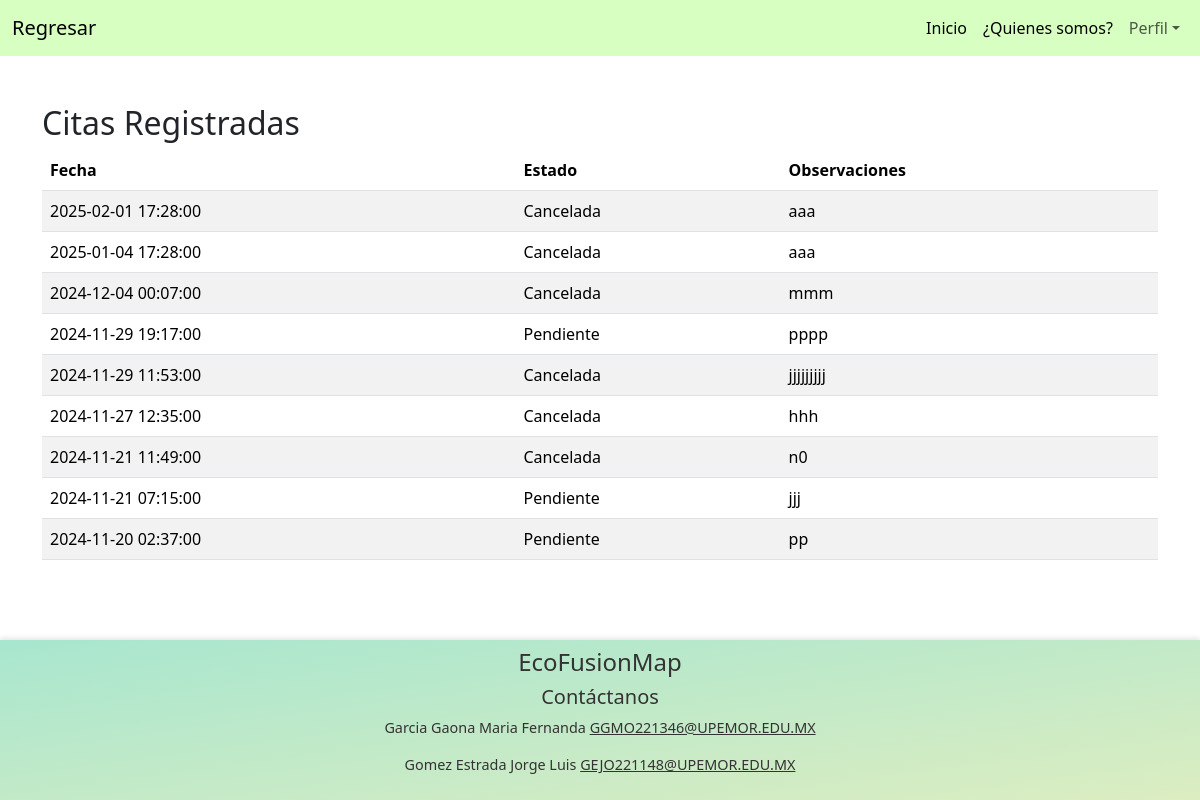
Screenshot of /Vista/Empresa/citas.php (signed in) with the database file from the repository.
### tables this page shows
CREATE TABLE `citas` (
  `id_cita` int(11) NOT NULL AUTO_INCREMENT,
  `fecha` datetime NOT NULL,
  `estado` varchar(20) NOT NULL,
  `usuarios_id_usuario` int(11) DEFAULT NULL,
  `empresas_id_empresa` int(11) DEFAULT NULL,
  `observaciones` text DEFAULT NULL,
  PRIMARY KEY (`id_cita`),
  KEY `fk_citas_usuarios` (`usuarios_id_usuario`),
  KEY `fk_citas_empresas` (`empresas_id_empresa`),
  CONSTRAINT `fk_citas_empresas` FOREIGN KEY (`empresas_id_empresa`) REFERENCES `empresas` (`id_empresa`) ON DELETE SET NULL ON UPDATE CASCADE,
  CONSTRAINT `fk_citas_usuarios` FOREIGN KEY (`usuarios_id_usuario`) REFERENCES `usuarios` (`id_usuario`) ON DELETE SET NULL ON UPDATE CASCADE
);

### Modelo/ConexionBD.php (called while the page is built, shortened)
<?php
class ConexionBD {
    public function __construct() {
        $server = "localhost";
        $username = "root";
        $password = "";
        $database = "bdEstancia";
        $this->conn = new mysqli($server, $username, $password, $database);
    }
}
?>

### Controlador/Citas/mostrar_citas.php (called while the page is built)
<?php
require_once '../../Modelo/ConexionBD.php';
class Citas {
    private $conn;
    public function __construct() {
        $conexion = new ConexionBD();
        $this->conn = $conexion->conn;
    }
    public function getCitasByEmpresa($id_empresa) {
        $query = "SELECT * FROM citas WHERE empresas_id_empresa = ? ORDER BY fecha DESC";
        $stmt = $this->conn->prepare($query);
        $stmt->bind_param("i", $id_empresa);
        $stmt->execute();
        $resultado = $stmt->get_result();
        return $resultado->fetch_all(MYSQLI_ASSOC);
    }
}

### Vista/Empresa/citas.php (the view, shortened to what this page needs)
<?php
$id_empresa = $_SESSION['empresa_id'];
require_once '../../Controlador/Citas/mostrar_citas.php';
$citas = new Citas();
$citas = $citas->getCitasByEmpresa($id_empresa);
?>
<!DOCTYPE html>
<html lang="en">
<head>
    <link rel="stylesheet" href="../style.css">
    <link href="https://cdn.jsdelivr.net/npm/bootstrap@5.3.3/dist/css/bootstrap.min.css" rel="stylesheet">
</head>
<body>
<nav class="navbar navbar-expand-lg" style="background-color: #d7ffc2;">
    <div class="container-fluid">
        <a class="navbar-brand" href="pagPrincipal.php">Regresar</a>
        <div class="collapse navbar-collapse" id="navbarSupportedContent">
            <ul class="navbar-nav ms-auto mb-2 mb-lg-0">
                <li class="nav-item"><a class="nav-link active" aria-current="page" href="pagPrincipal.php">Inicio</a></li>
                <li class="nav-item"><a class="nav-link active" aria-current="page" href="#quienes-somos">¿Quienes somos?</a></li>
                <li class="nav-item dropdown">
                    <a class="nav-link dropdown-toggle" href="#" role="button" data-bs-toggle="dropdown" aria-expanded="false">Perfil</a>
                </li>
            </ul>
        </div>
    </div>
</nav>
<div class="container mt-5">
    <h2>Citas Registradas</h2>
    <?php if (!empty($citas)): ?>
        <table class="table table-striped">
            <thead>
                <tr>
                    <th>Fecha</th>
                    <th>Estado</th>
                    <th>Observaciones</th>
                </tr>
            </thead>
            <tbody>
                <?php foreach ($citas as $cita): ?>
                    <tr>
                        <td><?php echo htmlspecialchars($cita['fecha']); ?></td>
                        <td><?php echo htmlspecialchars($cita['estado']); ?></td>
                        <td><?php echo htmlspecialchars($cita['observaciones']); ?></td>
                    </tr>
                <?php endforeach; ?>
            </tbody>
        </table>
    <?php else: ?>
        <p>No hay citas disponibles para esta empresa.</p>
    <?php endif; ?>
</div>
<footer class="text-center py-2">
    <div class="container">
      <h4>EcoFusionMap</h4>
      <h5>Contáctanos</h5>
      <p>
        Garcia Gaona Maria Fernanda
        <a href="mailto:ggmo221346@upemor.edu.mx" style="color: inherit; text-decoration: underline;">GGMO221346@UPEMOR.EDU.MX</a>
      </p>
      <p>
        Gomez Estrada Jorge Luis
        <a href="mailto:gejo221148@upemor.edu.mx" style="color: inherit; text-decoration: underline;">GEJO221148@UPEMOR.EDU.MX</a>
      </p>
    </div>
</footer>
</body>
</html>

### Vista/style.css (style rules this page uses)
h2 { font-weight: bold; margin-top: 20px; }
html { scroll-behavior: smooth; }
footer { background: linear-gradient(to bottom right, #a8e6cf, #dcedc1); color: #333; text-align: center; padding: 10px; font-size: 0.9em; width: 100%; box-shadow: 0px -2px 5px rgba(0, 0, 0, 0.1); }
html, body { height: 100%; margin: 0; display: flex; flex-direction: column; background-color: #f8f9fa; }
.container { flex: 1; }

### rows the page displays
citas: fecha "2025-02-01 17:28:00", estado "Cancelada", observaciones "aaa"
citas: fecha "2025-01-04 17:28:00", estado "Cancelada", observaciones "aaa"
citas: fecha "2024-12-04 00:07:00", estado "Cancelada", observaciones "mmm"
citas: fecha "2024-11-29 19:17:00", estado "Pendiente", observaciones "pppp"
citas: fecha "2024-11-29 11:53:00", estado "Cancelada", observaciones "jjjjjjjjj"
citas: fecha "2024-11-27 12:35:00", estado "Cancelada", observaciones "hhh"
citas: fecha "2024-11-21 11:49:00", estado "Cancelada", observaciones "n0"
citas: fecha "2024-11-21 07:15:00", estado "Pendiente", observaciones "jjj"
citas: fecha "2024-11-20 02:37:00", estado "Pendiente", observaciones "pp"
